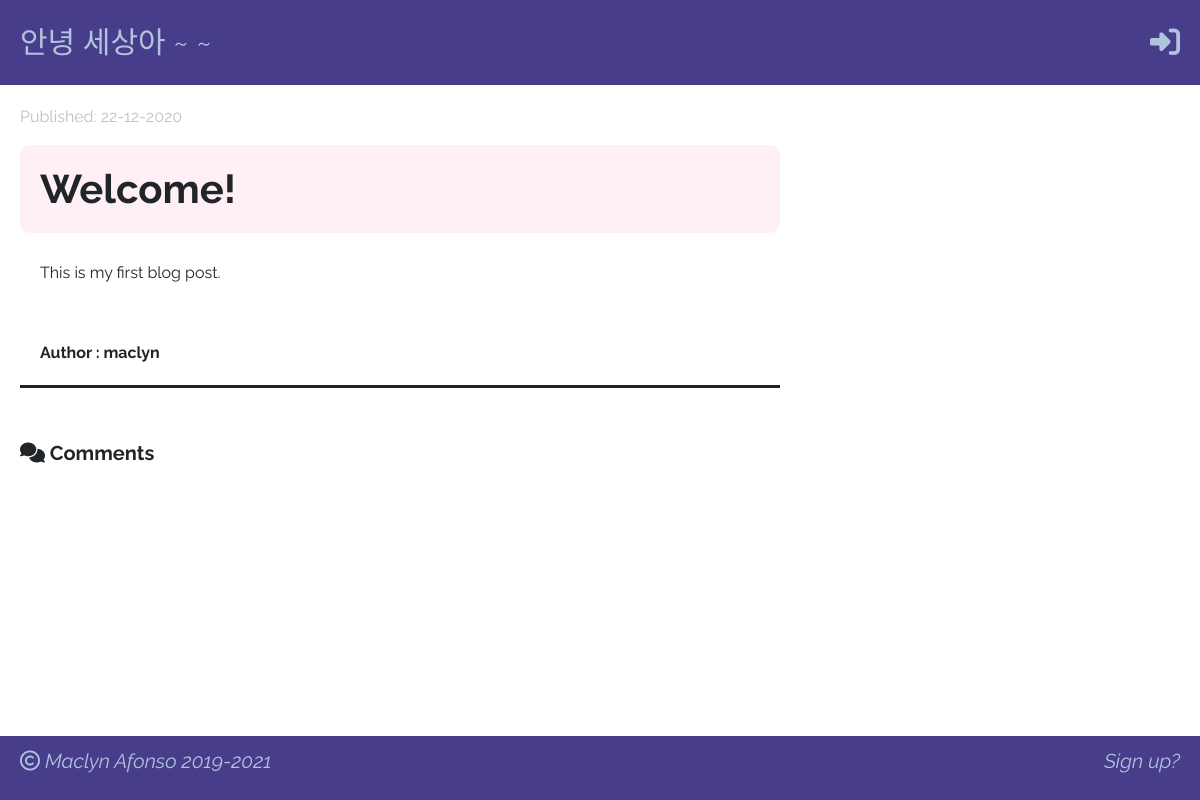
The app's page /post/1/ with its own data.
### blog/models.py (models this page shows, shortened)
class Post(models.Model):
    author = models.ForeignKey('auth.User', on_delete=models.CASCADE)
    title = models.CharField(max_length=250)
    text = models.TextField()
    created_date = models.DateTimeField(default=timezone.now)
    published_date = models.DateTimeField(blank=True, null=True)
    approved = models.BooleanField(default=False)

### blog/views.py (the view)
# urls.py: path('post/<int:primary_key>/', views.post_details, name='post_details'),
def post_details(request, primary_key):
    post = get_object_or_404(Post, pk=primary_key)
    comments = Comment.objects.filter(post=primary_key).order_by('-created_date')
    post_for_front_end = {
        'post_details': post,
        'comments': comments
    }
    return render(request, 'blog/post_details.html', post_for_front_end)

### blog/templates/blog/post_details.html (shortened to what this page needs)
{% extends 'blog/base_page.html' %}
{% block content %}
    <div class="">
        <div class="details-header-row">
            {% if post_details.published_date %}
                <p class="date">Published: {{ post_details.published_date|date:'d-m-Y' }}</p>
            {% endif %}
        </div>
        <h1 class="details-title">{{ post_details.title }}</h1>
        <p class="details-text">{{ post_details.text | linebreaksbr }}</p>
        <p class="details-author">Author : {{ post_details.author }}</p>
        <div class="comments-container">
            <span class="comment-header"><i class="fas fa-comments"></i> Comments</span>
        </div>
    </div>
{% endblock %}

### blog/static/css/style.css (style rules this page uses)
body { font-family: 'Raleway', sans-serif; }
.date { color: silver; }
.details-title { background-color: lavenderblush; border-radius: 10px; font-weight: bold; }
.details-author { font-weight: bold; border-bottom: solid; margin-bottom: 50px; }
.details-title, .details-text, .details-author { padding: 20px; }
.details-header-row { display: flex; justify-content: space-between; }
.comment-header { font-size: 20px; font-weight: bold; }

### records on screen
Post: published_date "22-12-2020", title "Welcome!", text "This is my first blog post.", author "maclyn"
